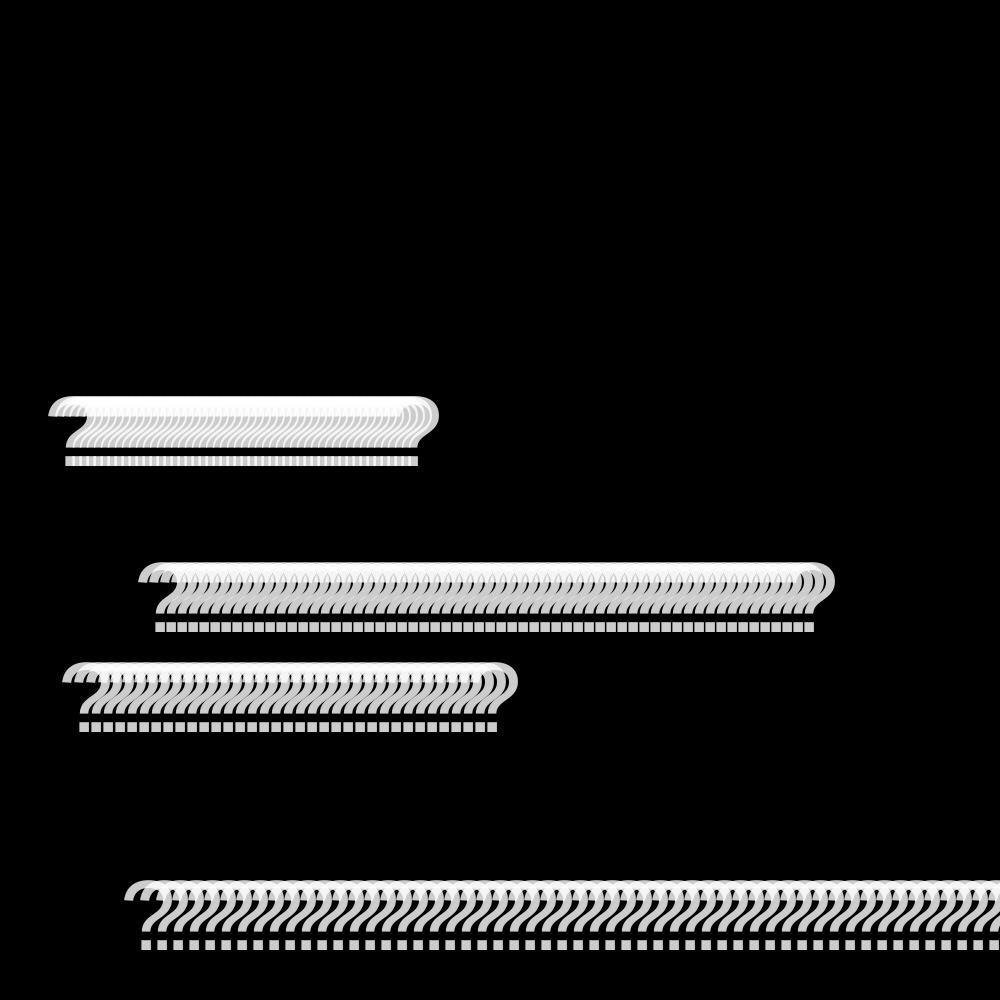
Frame 1 (no input)
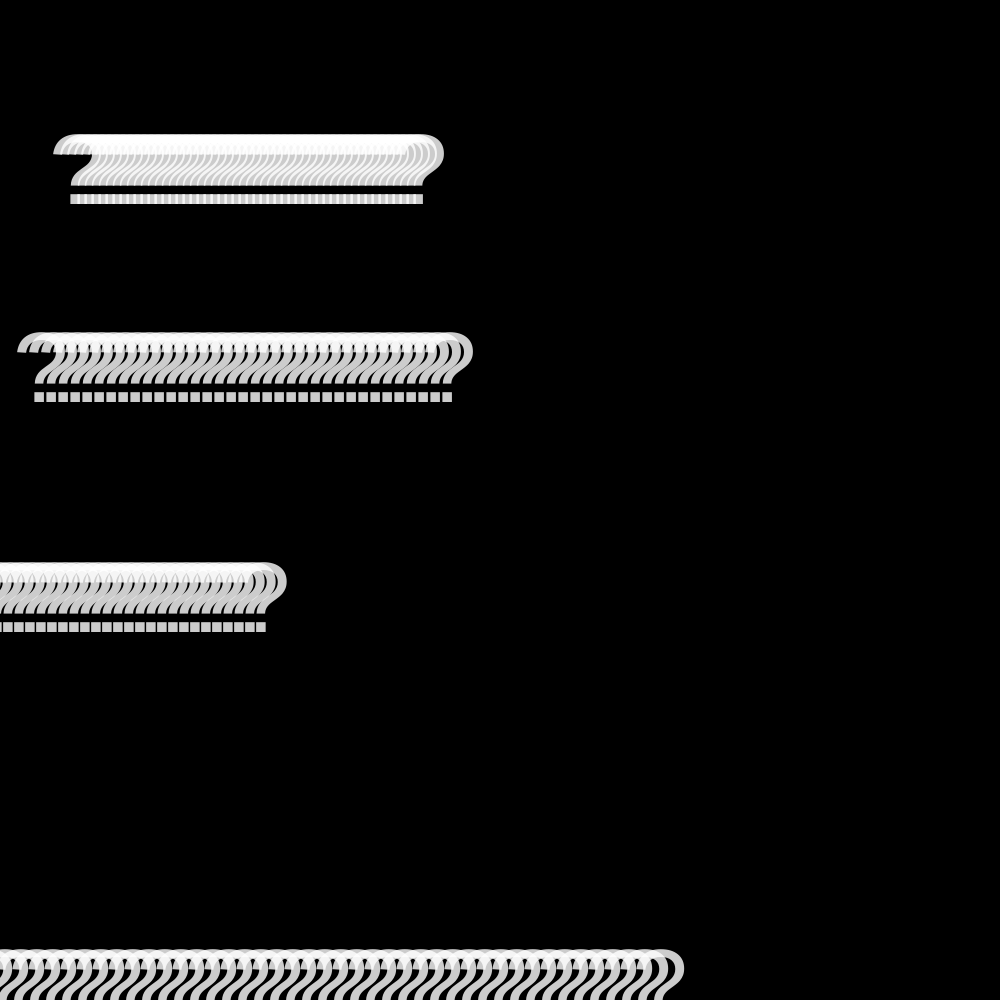
Frame 60 (no input)
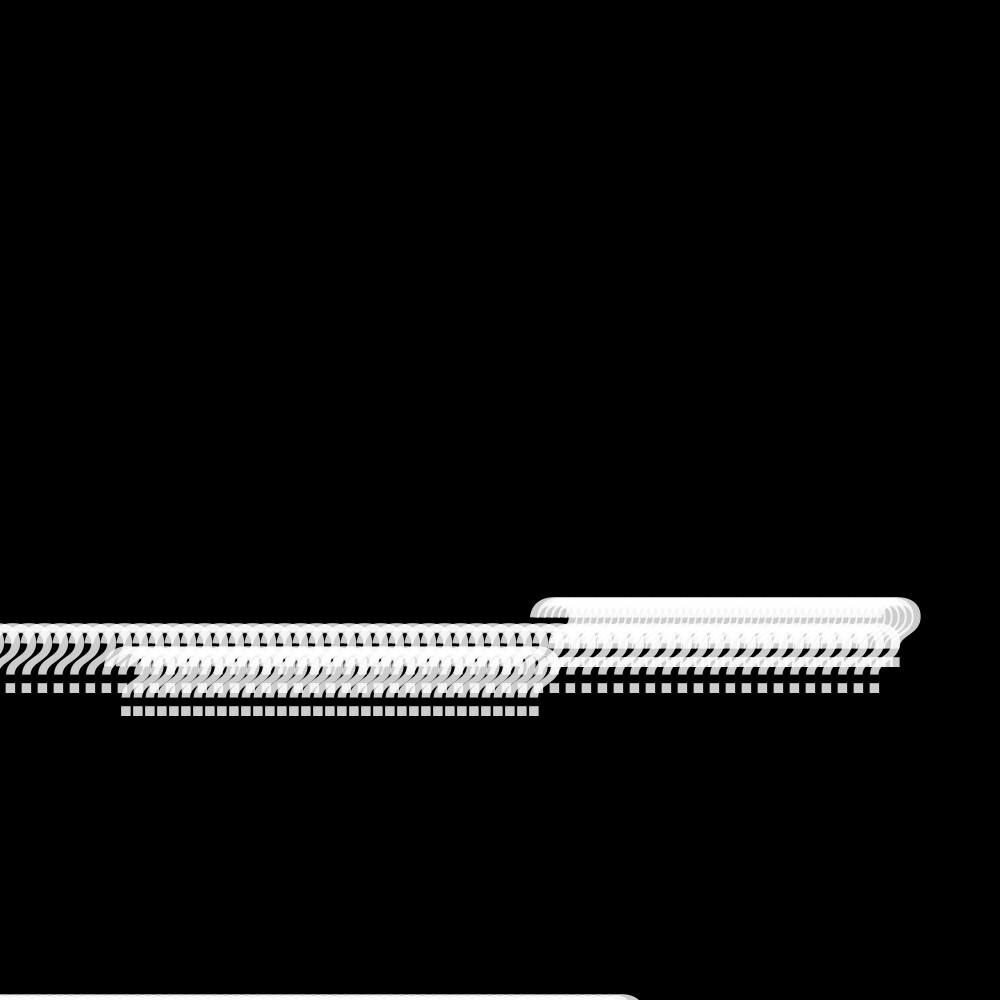
Frame 120 (the mouse pressed at the canvas centre since frame 60)

The p5.js sketch that drew these frames (run headless with seeded random() and noise() and a simulated clock; from frame 60 on, the mouse is pressed at the canvas centre):

// p5.js sketch
// ── sketch.js
let r1, r2, r3, r4;

function setup() {
  createCanvas(1000,1000);
  fill(255, 204);
  noStroke();
  r1 = new MRect(1, 134.0, 0.532, 0.1 * height, 10.0, 60.0);
  r2 = new MRect(2, 44.0, 0.166, 0.3 * height, 5.0, 50.0);
  r3 = new MRect(2, 58.0, 0.332, 0.4 * height, 10.0, 35.0);
  r4 = new MRect(1, 120.0, 0.0498, 0.9 * height, 15.0, 60.0);
}

function draw() {
  background(0);

  r1.display();
  r2.display();
  r3.display();
  r4.display();

  r1.move(mouseX - width / 2, mouseY + height * 0.1, 30);
  r2.move((mouseX + width * 0.05) % width, mouseY + height * 0.025, 20);
  r3.move(mouseX / 4, mouseY - height * 0.025, 40);
  r4.move(mouseX - width / 2, height - mouseY, 50);
}

class MRect {
  constructor(iw, ixp, ih, iyp, id, it) {
    this.w = iw; // single bar width
    this.xpos = ixp; // rect xposition
    this.h = ih; // rect height
    this.ypos = iyp; // rect yposition
    this.d = id; // single bar distance
    this.t = it; // number of bars
  }

  move(posX, posY, damping) {
    let dif = this.ypos - posY;
    if (abs(dif) > 1) {
      this.ypos -= dif / damping;
    }
    dif = this.xpos - posX;
    if (abs(dif) > 1) {
      this.xpos -= dif / damping;
    }
  }

  display() {
    textSize(100);
    for (let i = 0; i < this.t; i++) {
      text("?", this.xpos + i * (this.d + this.w), this.ypos + height * this.h);
    }
  }
}
